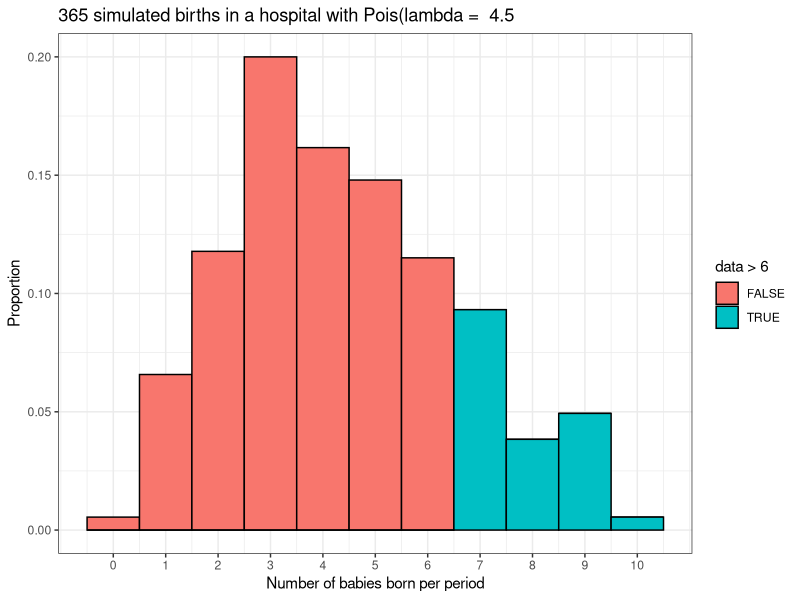

This figure's R source:
print(ppois(6,4.5, lower.tail = FALSE))

#Simulating births in this hospital for a year (n = 365) using rpois()
library(dplyr)
library(ggplot2)

set.seed(2)

babies <- data.frame('data' = rpois(365,4.5))

result <- babies %>% ggplot() +
    geom_histogram(aes(x = data,
                        y = stat(count / sum(count)),
                        fill = data > 6),
                    binwidth = 1,
                    color = 'black',) +
    scale_x_continuous(breaks = 0:10) +
    labs(x = 'Number of babies born per period',
         y = 'Proportion',
         title = '365 simulated births in a hospital with Pois(lambda =  4.5') +
         theme_bw()
        
print(result)

## To see the simulated result where data > 6
print(babies %>% dplyr::summarize(six_babies = sum(babies$data > 6) / n()))
